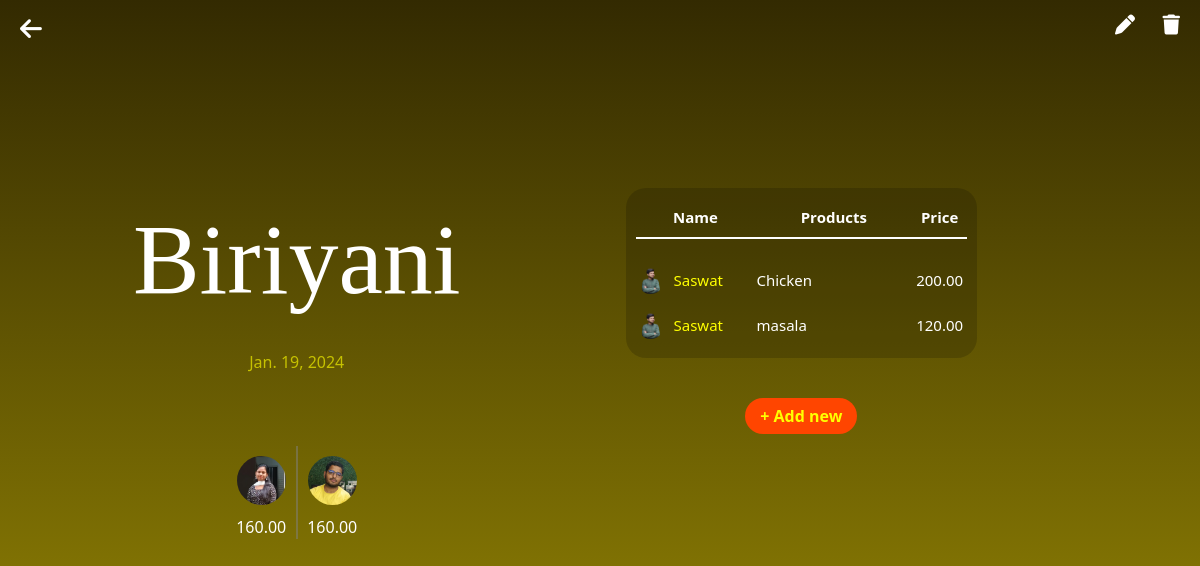
Page /eventDetails/3/3 on the committed database.
### app/models.py (models this page shows)
class Event(models.Model):
    date = models.DateField()
    subject = models.CharField(max_length=200)

class Contribution(models.Model):
    event = models.ForeignKey(Event, on_delete=models.CASCADE)
    profile = models.ForeignKey(Profile, on_delete=models.CASCADE)
    amount = models.DecimalField(max_digits=10, decimal_places=2)

class Profile(models.Model):
    name = models.CharField(max_length=100)
    profile_pic = models.ImageField(upload_to='profile_pics/', blank=True, null=True)

class Purchase(models.Model):
    event = models.ForeignKey(Event, on_delete=models.CASCADE)
    profile = models.ForeignKey(Profile, on_delete=models.CASCADE)
    products = models.CharField(max_length=200)
    price = models.DecimalField(max_digits=10, decimal_places=2)

### app/views.py (the view, shortened to what this page needs)
# urls.py: path('eventDetails/<int:event_id>/<int:y>', eventDetails, name='eventDetails'),
def eventDetails(request, event_id, y):
    event = Event.objects.get(pk=event_id)
    profiles = Contribution.objects.filter(event=event.id).all()
    all_profiles = Profile.objects.all()
    profile_ids = profiles.values_list('profile_id', flat=True)
    event_contributions = Contribution.objects.all()
    event_purchase = Purchase.objects.filter(event = event).all()
    x=(Event.objects.count()+1-y)%5
    context={'event':event,'event_contributions':event_contributions,'profile_ids': profile_ids, "event_purchase":event_purchase,'x':x, 'profiles':profiles, 'all_profiles':all_profiles}
    return render(request, 'eventDetails.html', context)

### app/templates/eventDetails.html (shortened to what this page needs)
<!DOCTYPE html>
<html lang="en">
<head>
    <link href="https://cdn.jsdelivr.net/npm/bootstrap@5.3.2/dist/css/bootstrap.min.css" rel="stylesheet">
    <link rel="stylesheet" href="https://cdnjs.cloudflare.com/ajax/libs/font-awesome/6.5.1/css/all.min.css" />
</head>
<body>
    <a href="{% url 'home' %}" class="icons" id="back_icon"><i class="fa-solid fa-arrow-left"></i></a>
    <a href="" class="icons" data-bs-toggle="modal" data-bs-target="#staticBackdrop2"><i class="fa-solid fa-pen"></i></a>
    <a href="#" onclick="confirmDelete('{{ event.id }}', '{{ x }}')" class="icons"><i class="fa-solid fa-trash"></i></a>
    <br><br><br><br><br>
    <div class="row">
        <div class="ec col-xs-12 col-sm-12 col-md-6 col-lg-6">
        <h1>{{ event.subject }}</h1>
        <p>{{ event.date }}</p><br><br><br>
        <div class="d-flex justify-content-center">
            {% for contribution in event.contribution_set.all %}
                <div class="profiles">
                    <img src="{{contribution.profile.profile_pic.url}}" alt="">
                    <p class="price">{{ contribution.amount }}</p>
                </div>
            {% endfor %}
        </div>
        </div>
        <div class="ec col-xs-12 col-sm-12 col-md-4 col-lg-4">
            <br><br>
            <div class="purchage-container">
                <table>
                    <thead>
                        <tr>
                            <th style="width: 120px;">Name</th>
                            <th>Products</th>
                            <th style="width: 55px;">Price</th>
                        </tr>
                    </thead>
                    <tbody>
                        <tr style="height: 20px;background-color: transparent;">
                            <td style="font-size: 5px;">&nbsp;</td>
                            <td style="font-size: 5px;">&nbsp;</td>
                        </tr>
                        {% for purchage in event_purchase %}
                        <tr>
                            <td class="purchage-data">
                                <img src="{{purchage.profile.profile_pic.url}}" alt="">
                                {{purchage.profile.name}}
                            </td>
                            <td>{{purchage.products}}</td>
                            <td style="text-align: center;">{{purchage.price}}</td>
                        </tr>
                        {% endfor %}
                    </tbody>
                </table>
            </div>
            <div class="d-flex justify-content-center"><button class="btn-add" data-bs-toggle="modal" data-bs-target="#staticBackdrop">+ Add new</button></div>
        </div>
        <div class="ec col-xs-10 col-sm-10 col-md-2 col-lg-2"></div>
    </div>
</body>
</html>

### rows in the picture
Event: subject "Biriyani", date "Jan. 19, 2024"
Contribution: profile.profile_pic (picture), amount "160.00"
Contribution: profile.profile_pic (picture), amount "160.00"
Purchase: profile.profile_pic (picture), profile.name "Saswat", products "Chicken", price "200.00"
Purchase: profile.profile_pic (picture), profile.name "Saswat", products "masala", price "120.00"
